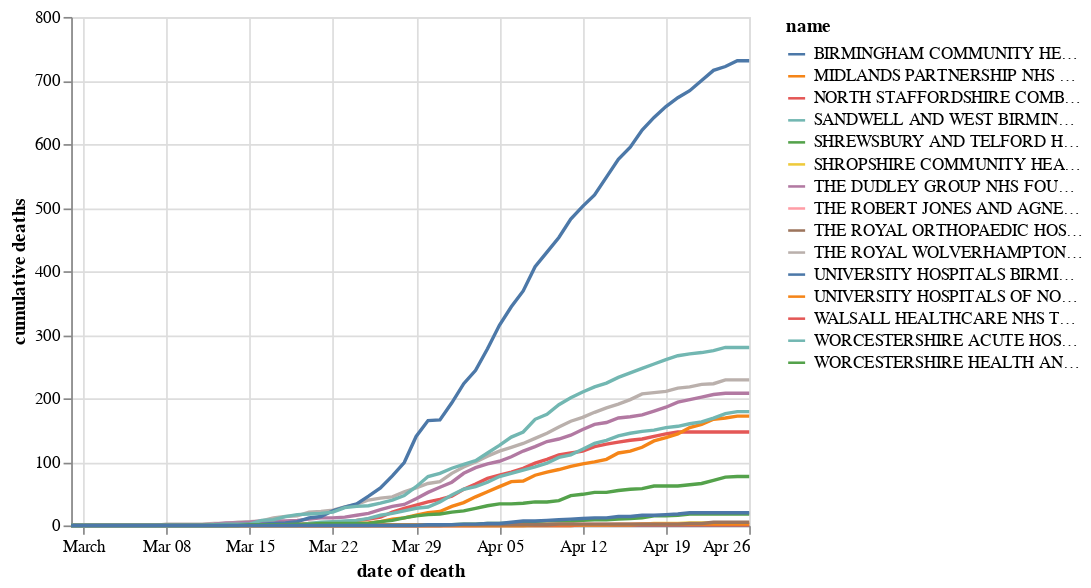

Here is the notebook cell this chart was saved with:
### Markdown cell above
### Cumulative

### Code cell
alt.Chart(chart_doddbt).mark_line().encode(
    x='date of death',
    y='cumulative deaths',
    color='name'
)

### Figure 1 — Vega-Lite specification as saved in the notebook (floating-point values rounded to 4 significant figures; data arrays with more than 128 entries replaced by an {"elided": "..."} marker saying what was removed)
{"config": {"view": {"continuousWidth": 400, "continuousHeight": 300}}, "data": {"name": "data-8956ca3a7d63f168856b8364d1f74b96"}, "mark": "line", "encoding": {"color": {"type": "nominal", "field": "name"}, "x": {"type": "temporal", "field": "date of death"}, "y": {"type": "quantitative", "field": "cumulative deaths"}}, "$schema": "https://vega.github.io/schema/vega-lite/v4.8.1.json", "datasets": {"data-8956ca3a7d63f168856b8364d1f74b96": {"elided": "870 records"}}}
